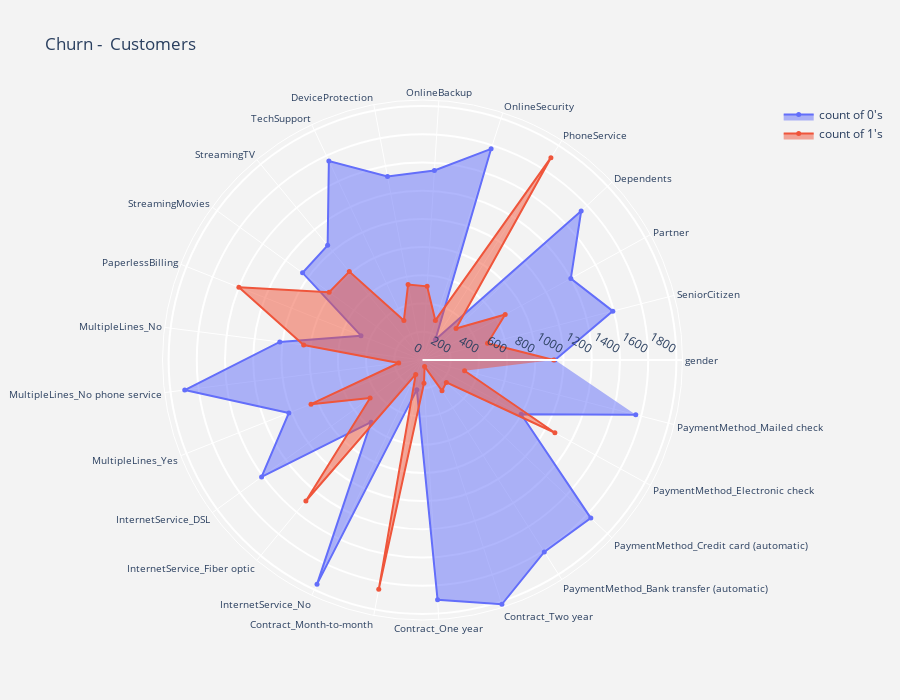
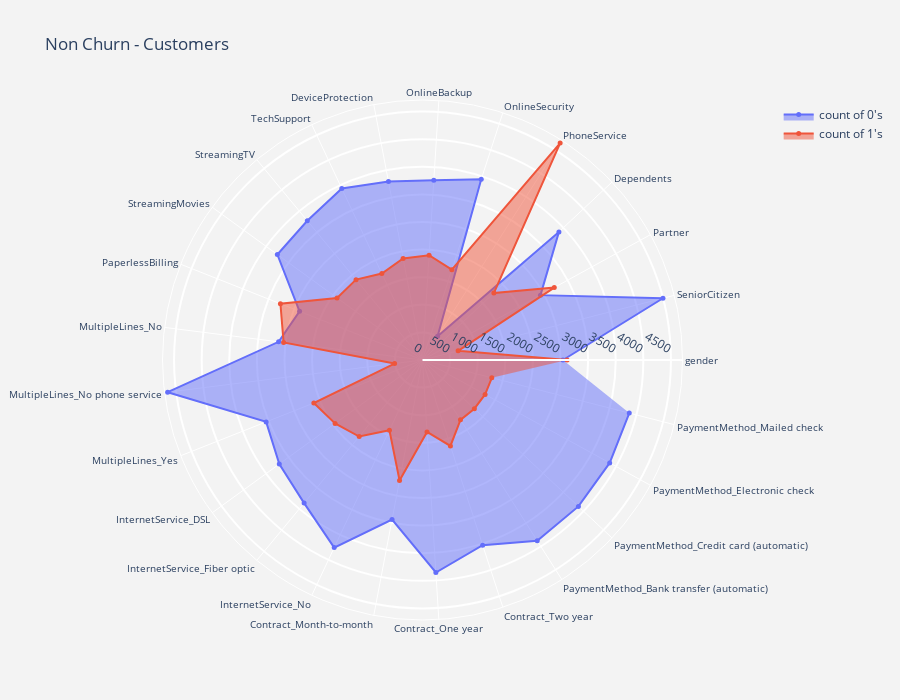

Notebook code cell kept with these figures, in order:
### Code cell
#separating binary columns
bi_cs = df.nunique()[df.nunique() == 2].keys()
dat_rad = df[bi_cs]

#plotting radar chart for churn and non churn customers(binary variables)
def plot_radar(df,aggregate,title) :
    data_frame = df[df["Churn"] == aggregate] 
    data_frame_x = data_frame[bi_cs].sum().reset_index()
    data_frame_x.columns  = ["feature","yes"]
    data_frame_x["no"]    = data_frame.shape[0]  - data_frame_x["yes"]
    data_frame_x  = data_frame_x[data_frame_x["feature"] != "Churn"]
    
    #count of 1's(yes)
    trace1 = go.Scatterpolar(r = data_frame_x["yes"].values.tolist(),
                             theta = data_frame_x["feature"].tolist(),
                             fill  = "toself",name = "count of 1's",
                             mode = "markers+lines",
                             marker = dict(size = 5)
                            )
    #count of 0's(No)
    trace2 = go.Scatterpolar(r = data_frame_x["no"].values.tolist(),
                             theta = data_frame_x["feature"].tolist(),
                             fill  = "toself",name = "count of 0's",
                             mode = "markers+lines",
                             marker = dict(size = 5)
                            ) 
    layout = go.Layout(dict(polar = dict(radialaxis = dict(visible = True,
                                                           side = "counterclockwise",
                                                           showline = True,
                                                           linewidth = 2,
                                                           tickwidth = 2,
                                                           gridcolor = "white",
                                                           gridwidth = 2),
                                         angularaxis = dict(tickfont = dict(size = 10),
                                                            layer = "below traces"
                                                           ),
                                         bgcolor  = "rgb(243,243,243)",
                                        ),
                            paper_bgcolor = "rgb(243,243,243)",
                            title = title,height = 700))
    data = [trace2,trace1]
    fig = go.Figure(data=data,layout=layout)
    py.iplot(fig)

#plot
plot_radar(dat_rad,1,"Churn -  Customers")
plot_radar(dat_rad,0,"Non Churn - Customers")

### Figure 1 — Plotly figure (JSON) as saved in the notebook; plotly's stock layout.template omitted (floating-point values rounded to 4 significant figures)
{"data": [{"fill": "toself", "marker": {"size": 5}, "mode": "markers+lines", "name": "count of 0's", "r": [939, 1393, 1200, 1543, 170, 1574, 1346, 1324, 1559, 1055, 1051, 469, 1020, 1699, 1019, 1410, 572, 1756, 214, 1703, 1821, 1611, 1637, 798, 1561], "theta": ["gender", "SeniorCitizen", "Partner", "Dependents", "PhoneService", "OnlineSecurity", "OnlineBackup", "DeviceProtection", "TechSupport", "StreamingTV", "StreamingMovies", "PaperlessBilling", "MultipleLines_No", "MultipleLines_No phone service", "MultipleLines_Yes", "InternetService_DSL", "InternetService_Fiber optic", "InternetService_No", "Contract_Month-to-month", "Contract_One year", "Contract_Two year", "PaymentMethod_Bank transfer (automatic)", "PaymentMethod_Credit card (automatic)", "PaymentMethod_Electronic check", "PaymentMethod_Mailed check"], "type": "scatterpolar"}, {"fill": "toself", "marker": {"size": 5}, "mode": "markers+lines", "name": "count of 1's", "r": [930, 476, 669, 326, 1699, 295, 523, 545, 310, 814, 818, 1400, 849, 170, 850, 459, 1297, 113, 1655, 166, 48, 258, 232, 1071, 308], "theta": ["gender", "SeniorCitizen", "Partner", "Dependents", "PhoneService", "OnlineSecurity", "OnlineBackup", "DeviceProtection", "TechSupport", "StreamingTV", "StreamingMovies", "PaperlessBilling", "MultipleLines_No", "MultipleLines_No phone service", "MultipleLines_Yes", "InternetService_DSL", "InternetService_Fiber optic", "InternetService_No", "Contract_Month-to-month", "Contract_One year", "Contract_Two year", "PaymentMethod_Bank transfer (automatic)", "PaymentMethod_Credit card (automatic)", "PaymentMethod_Electronic check", "PaymentMethod_Mailed check"], "type": "scatterpolar"}], "layout": {"height": 700, "paper_bgcolor": "rgb(243,243,243)", "polar": {"angularaxis": {"layer": "below traces", "tickfont": {"size": 10}}, "bgcolor": "rgb(243,243,243)", "radialaxis": {"gridcolor": "white", "gridwidth": 2, "linewidth": 2, "showline": true, "side": "counterclockwise", "tickwidth": 2, "visible": true}}, "title": {"text": "Churn -  Customers"}}}

### Figure 2 — Plotly figure (JSON) as saved in the notebook; plotly's stock layout.template omitted (floating-point values rounded to 4 significant figures)
{"data": [{"fill": "toself", "marker": {"size": 5}, "mode": "markers+lines", "name": "count of 0's", "r": [2544, 4497, 2439, 3390, 510, 3443, 3261, 3290, 3433, 3274, 3250, 2395, 2627, 4653, 3046, 3206, 3364, 3756, 2943, 3857, 3526, 3879, 3874, 3869, 3867], "theta": ["gender", "SeniorCitizen", "Partner", "Dependents", "PhoneService", "OnlineSecurity", "OnlineBackup", "DeviceProtection", "TechSupport", "StreamingTV", "StreamingMovies", "PaperlessBilling", "MultipleLines_No", "MultipleLines_No phone service", "MultipleLines_Yes", "InternetService_DSL", "InternetService_Fiber optic", "InternetService_No", "Contract_Month-to-month", "Contract_One year", "Contract_Two year", "PaymentMethod_Bank transfer (automatic)", "PaymentMethod_Credit card (automatic)", "PaymentMethod_Electronic check", "PaymentMethod_Mailed check"], "type": "scatterpolar"}, {"fill": "toself", "marker": {"size": 5}, "mode": "markers+lines", "name": "count of 1's", "r": [2619, 666, 2724, 1773, 4653, 1720, 1902, 1873, 1730, 1889, 1913, 2768, 2536, 510, 2117, 1957, 1799, 1407, 2220, 1306, 1637, 1284, 1289, 1294, 1296], "theta": ["gender", "SeniorCitizen", "Partner", "Dependents", "PhoneService", "OnlineSecurity", "OnlineBackup", "DeviceProtection", "TechSupport", "StreamingTV", "StreamingMovies", "PaperlessBilling", "MultipleLines_No", "MultipleLines_No phone service", "MultipleLines_Yes", "InternetService_DSL", "InternetService_Fiber optic", "InternetService_No", "Contract_Month-to-month", "Contract_One year", "Contract_Two year", "PaymentMethod_Bank transfer (automatic)", "PaymentMethod_Credit card (automatic)", "PaymentMethod_Electronic check", "PaymentMethod_Mailed check"], "type": "scatterpolar"}], "layout": {"height": 700, "paper_bgcolor": "rgb(243,243,243)", "polar": {"angularaxis": {"layer": "below traces", "tickfont": {"size": 10}}, "bgcolor": "rgb(243,243,243)", "radialaxis": {"gridcolor": "white", "gridwidth": 2, "linewidth": 2, "showline": true, "side": "counterclockwise", "tickwidth": 2, "visible": true}}, "title": {"text": "Non Churn - Customers"}}}
